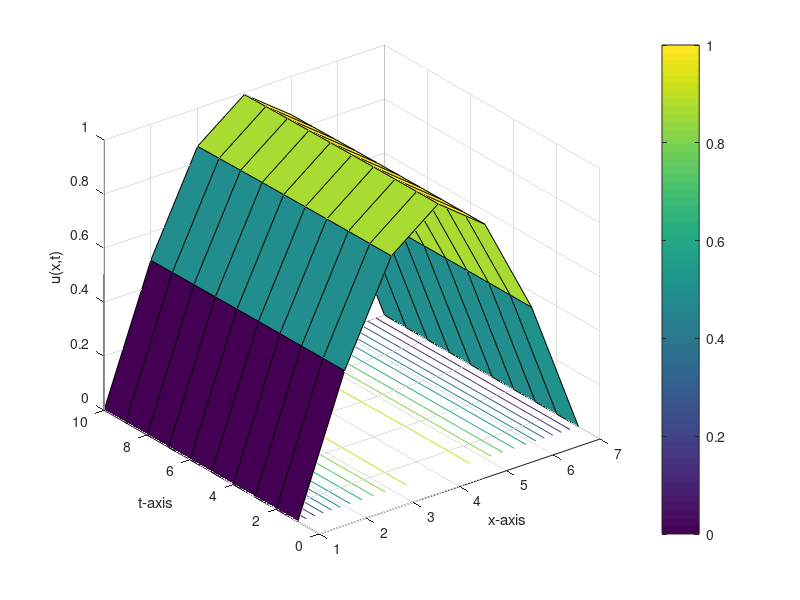
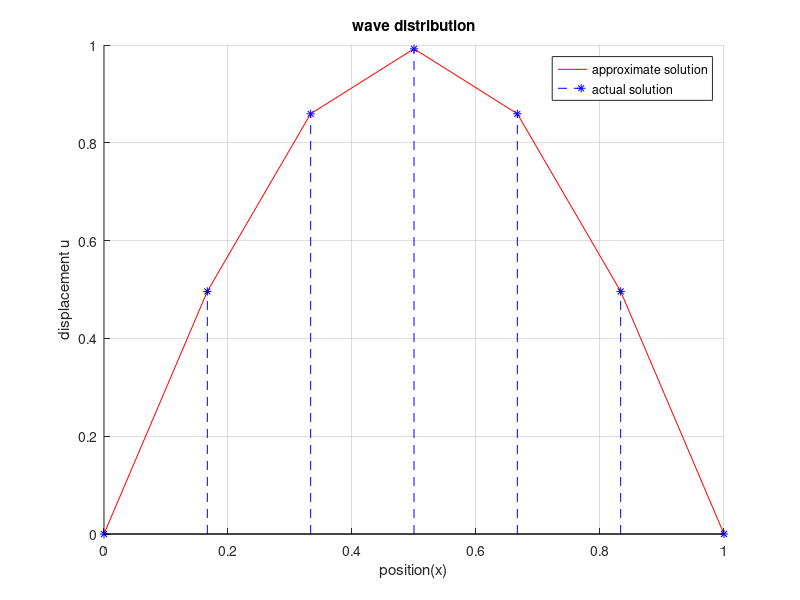

Source code (MATLAB) for these figures, in order:
% Approximate the one dimensional wave equation
%
% d^2u/dt^2 = d^2u/dx^2,   0 < x < 1,  t > 0
%
% which is subject to the initial conditions
% u(x,0) = sin(pi*x)   and   du(x,0)/dt = 0   for all 0 <= x <= 1
%
% and the boundary conditions
% u(0,t) = u(1,t) = 0,   t > 0
%
% and compare the result at t = 0.04 to the actual solution
% u(x,t) = cos(pi*t)*sin(pi*x)

function wave1
clc
clf
clear all
c=1;
a=0;
b=1;
tf=0.04;
n=7;
m=10;
C1=0;
C2=0;
h=(b-a)/(n-1);
k=(tf-0)/(m-1);
r=(c*k)/h;
s1=1-r^2;
s2=2-2*r^2;
u=zeros(n,m);
for j=1:m
    u(1,j)=C1;
    u(n,j)=C2;
end
for i=2:n-1
    u(i,1)=f(a+(i-1)*h);
    u(i,2)=s1*f(a+h*(i-1))+k*g(a+h*(i-1))+(r^2)/2*(f(a+(i-2)*h)+f(a+i*h));
end
for j=3:m
    for i=2:n-1
        u(i,j)=s2*u(i,j-1)-u(i,j-2)+(r^2)*(u(i+1,j-1)+u(i-1,j-1));
    end
end
disp('Result=')
num2str(u')
figure (1)
surfc(u')
colorbar
grid on
xlabel('x-axis');
ylabel('t-axis');
zlabel('u(x,t)');
hold off
figure(2)
x=linspace(a, b, n);
title('wave distribution');
hold on
grid on
xlabel('position(x)');
ylabel('displacement u');
sum=0.0;
for i=1:n
    v1(i)=u(i,m);%approximate solution depends on the value of m
    v2(i)=cos(0.04*pi)*sin(x(i)*pi); %Exact solution at t=0.04
    sum=sum+(v1(i)-v2(i))*(v1(i)-v2(i));
end
rmse=sqrt(sum/length(v1))
plot(x,v1,'-r')
hold on
stem(x,v2,'--*b')
grid on
legend('approximate solution','actual solution');
hold off
function z=f(x)
z=sin(pi*x);
function b=g(x)
b=0;
